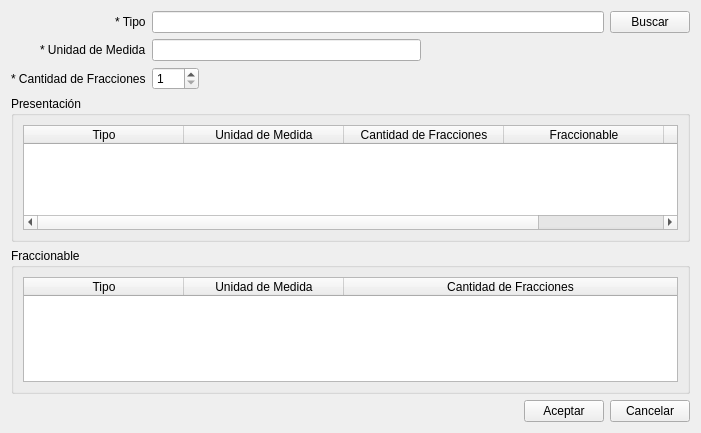
<?xml version="1.0" encoding="UTF-8"?>
<ui version="4.0">
 <class>vtnPresentacion</class>
 <widget class="QWidget" name="vtnPresentacion">
  <property name="geometry">
   <rect>
    <x>0</x>
    <y>0</y>
    <width>701</width>
    <height>433</height>
   </rect>
  </property>
  <property name="windowTitle">
   <string>Alta Presentación</string>
  </property>
  <layout class="QVBoxLayout" name="verticalLayout">
   <item>
    <layout class="QGridLayout" name="gridLayout">
     <item row="0" column="0" alignment="Qt::AlignRight">
      <widget class="QLabel" name="label">
       <property name="text">
        <string>* Tipo</string>
       </property>
      </widget>
     </item>
     <item row="1" column="1">
      <layout class="QHBoxLayout" name="horizontalLayout_4">
       <item>
        <widget class="QLineEdit" name="lineUnidad_Medida">
         <property name="statusTip">
          <string>Ingrese unidad de medida (solo letras)</string>
         </property>
         <property name="accessibleDescription">
          <string>texto</string>
         </property>
        </widget>
       </item>
       <item>
        <spacer name="horizontalSpacer_2">
         <property name="orientation">
          <enum>Qt::Horizontal</enum>
         </property>
         <property name="sizeHint" stdset="0">
          <size>
           <width>40</width>
           <height>20</height>
          </size>
         </property>
        </spacer>
       </item>
      </layout>
     </item>
     <item row="1" column="0" alignment="Qt::AlignRight">
      <widget class="QLabel" name="label_2">
       <property name="text">
        <string>* Unidad de Medida</string>
       </property>
      </widget>
     </item>
     <item row="0" column="1">
      <layout class="QHBoxLayout" name="horizontalLayout">
       <item>
        <widget class="QLineEdit" name="lineTipo">
         <property name="statusTip">
          <string>Ingrese el tipo de Presentación (solo letras)</string>
         </property>
         <property name="accessibleDescription">
          <string>texto</string>
         </property>
        </widget>
       </item>
       <item>
        <widget class="QPushButton" name="btnBuscar">
         <property name="text">
          <string>Buscar</string>
         </property>
        </widget>
       </item>
      </layout>
     </item>
     <item row="2" column="0" alignment="Qt::AlignRight">
      <widget class="QLabel" name="label_3">
       <property name="text">
        <string>* Cantidad de Fracciones</string>
       </property>
      </widget>
     </item>
     <item row="2" column="1">
      <layout class="QHBoxLayout" name="horizontalLayout_6">
       <item>
        <widget class="QSpinBox" name="spinCantidad">
         <property name="statusTip">
          <string>Ingrese la cantidad del Producto para dicho lote</string>
         </property>
         <property name="minimum">
          <number>1</number>
         </property>
         <property name="maximum">
          <number>500</number>
         </property>
         <property name="singleStep">
          <number>10</number>
         </property>
        </widget>
       </item>
       <item>
        <spacer name="horizontalSpacer_4">
         <property name="orientation">
          <enum>Qt::Horizontal</enum>
         </property>
         <property name="sizeHint" stdset="0">
          <size>
           <width>40</width>
           <height>20</height>
          </size>
         </property>
        </spacer>
       </item>
      </layout>
     </item>
    </layout>
   </item>
   <item>
    <widget class="QGroupBox" name="groupPresentacion">
     <property name="title">
      <string>Presentación</string>
     </property>
     <layout class="QVBoxLayout" name="verticalLayout_3">
      <item>
       <widget class="QTableWidget" name="tablaPresentacion">
        <property name="editTriggers">
         <set>QAbstractItemView::NoEditTriggers</set>
        </property>
        <property name="selectionMode">
         <enum>QAbstractItemView::SingleSelection</enum>
        </property>
        <property name="selectionBehavior">
         <enum>QAbstractItemView::SelectRows</enum>
        </property>
        <attribute name="horizontalHeaderDefaultSectionSize">
         <number>160</number>
        </attribute>
        <attribute name="horizontalHeaderStretchLastSection">
         <bool>true</bool>
        </attribute>
        <attribute name="verticalHeaderVisible">
         <bool>true</bool>
        </attribute>
        <column>
         <property name="text">
          <string>Tipo</string>
         </property>
        </column>
        <column>
         <property name="text">
          <string>Unidad de Medida</string>
         </property>
        </column>
        <column>
         <property name="text">
          <string>Cantidad de Fracciones</string>
         </property>
        </column>
        <column>
         <property name="text">
          <string>Fraccionable</string>
         </property>
        </column>
        <column>
         <property name="text">
          <string>Super Presentación</string>
         </property>
        </column>
       </widget>
      </item>
     </layout>
    </widget>
   </item>
   <item>
    <widget class="QGroupBox" name="groupFraccionable">
     <property name="title">
      <string>Fraccionable</string>
     </property>
     <layout class="QVBoxLayout" name="verticalLayout_2">
      <item>
       <widget class="QTableWidget" name="tablaFraccionable">
        <property name="editTriggers">
         <set>QAbstractItemView::NoEditTriggers</set>
        </property>
        <property name="selectionMode">
         <enum>QAbstractItemView::SingleSelection</enum>
        </property>
        <property name="selectionBehavior">
         <enum>QAbstractItemView::SelectRows</enum>
        </property>
        <attribute name="horizontalHeaderCascadingSectionResizes">
         <bool>false</bool>
        </attribute>
        <attribute name="horizontalHeaderDefaultSectionSize">
         <number>160</number>
        </attribute>
        <attribute name="horizontalHeaderStretchLastSection">
         <bool>true</bool>
        </attribute>
        <column>
         <property name="text">
          <string>Tipo</string>
         </property>
        </column>
        <column>
         <property name="text">
          <string>Unidad de Medida</string>
         </property>
        </column>
        <column>
         <property name="text">
          <string>Cantidad de Fracciones</string>
         </property>
        </column>
       </widget>
      </item>
     </layout>
    </widget>
   </item>
   <item>
    <layout class="QHBoxLayout" name="horizontalLayout_5">
     <item>
      <spacer name="horizontalSpacer_3">
       <property name="orientation">
        <enum>Qt::Horizontal</enum>
       </property>
       <property name="sizeHint" stdset="0">
        <size>
         <width>40</width>
         <height>20</height>
        </size>
       </property>
      </spacer>
     </item>
     <item>
      <widget class="QPushButton" name="btnAceptar">
       <property name="text">
        <string>Aceptar</string>
       </property>
      </widget>
     </item>
     <item>
      <widget class="QPushButton" name="btnCancelar">
       <property name="text">
        <string>Cancelar</string>
       </property>
      </widget>
     </item>
    </layout>
   </item>
  </layout>
 </widget>
 <tabstops>
  <tabstop>lineTipo</tabstop>
  <tabstop>btnBuscar</tabstop>
  <tabstop>lineUnidad_Medida</tabstop>
  <tabstop>spinCantidad</tabstop>
  <tabstop>tablaPresentacion</tabstop>
  <tabstop>tablaFraccionable</tabstop>
  <tabstop>btnAceptar</tabstop>
  <tabstop>btnCancelar</tabstop>
 </tabstops>
 <resources/>
 <connections/>
</ui>
